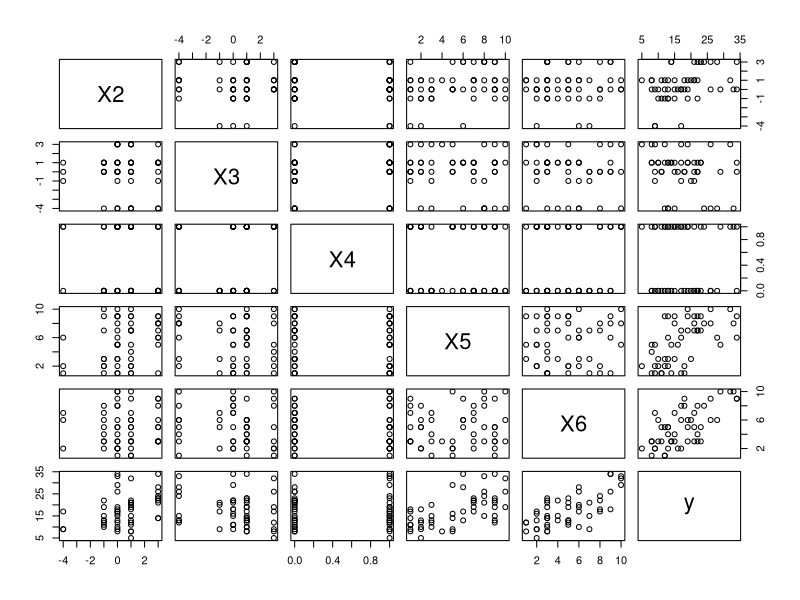
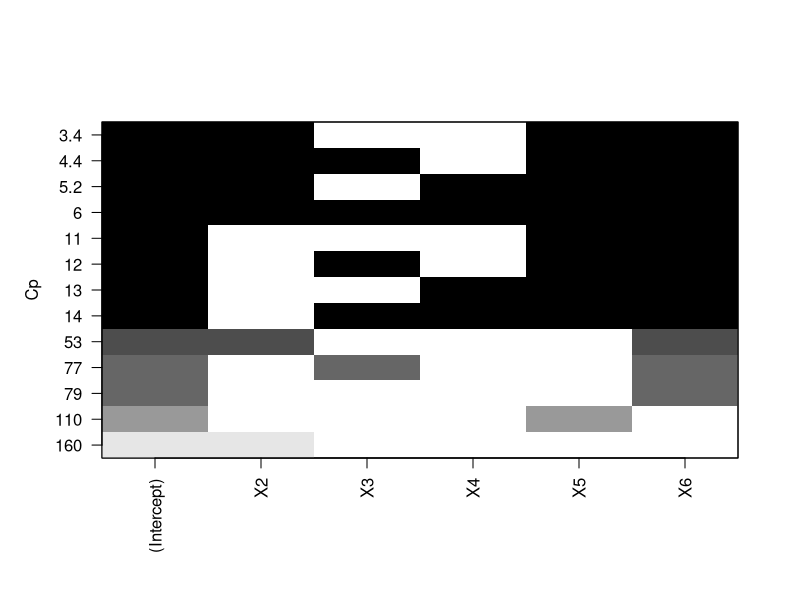
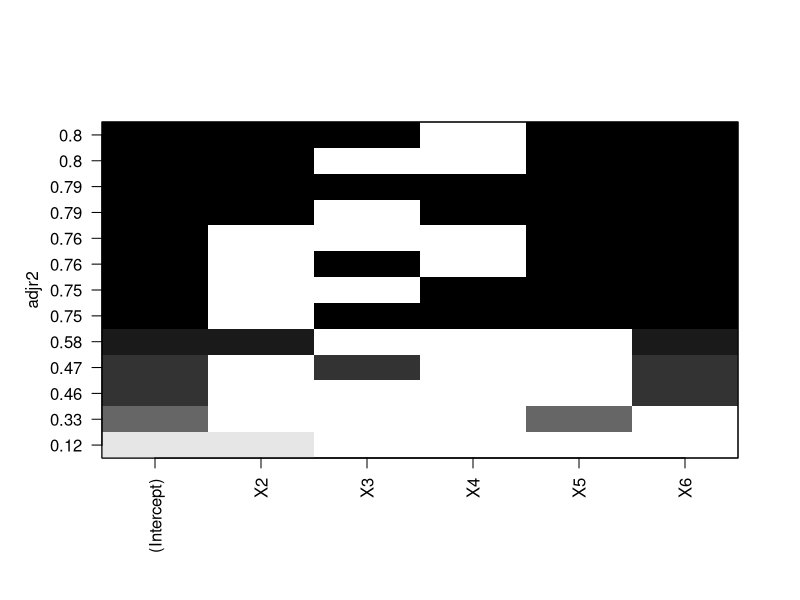
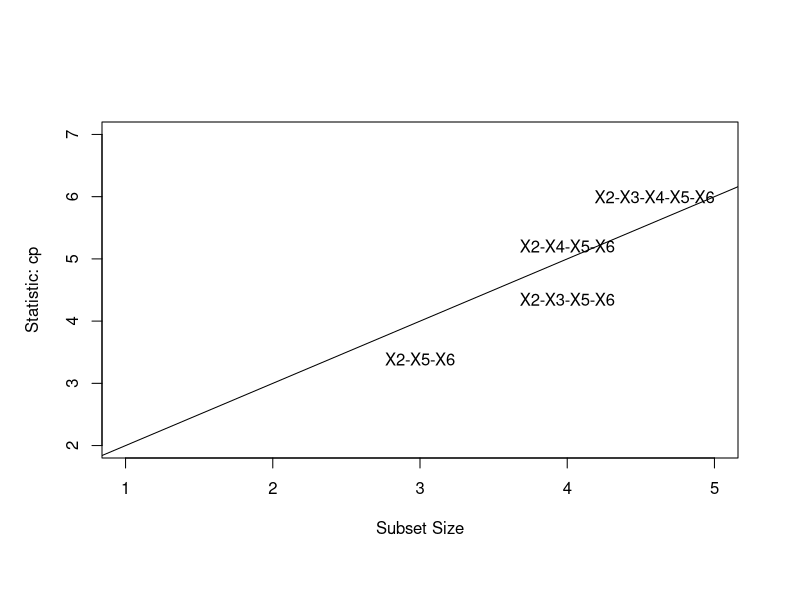

Generate these figures, in order, with R:
library(leaps)

##a
DataA<-data.frame(V1=c(1,1,0),V2=c(2,0,0),V3=c(3,1,1))
A<-cbind(DataA$V1,DataA$V2,DataA$V3)


##b
set.seed(2266);Z<-matrix(rnorm(600),3,200)
round(Z[,1:5],3)

##c

V<-A%*%Z
round(V[,1:5],3)


##d
cov(t(V))




##Q4
v<-c(-4,1,3,0,0,-1,1)

set.seed(2466)
X<-cbind(1,sample(v,50,replace = TRUE),
         sample(v,50,replace = TRUE),
         sample(c(0,1),50,replace = TRUE),
         sample(1:10,50,replace = TRUE),
         sample(1:10,50,replace = TRUE))
colnames(X)<-c("X1","X2","X3","X4","X5","X6")
head(X)


##c
set.seed(2488);eps<-sample(c(-5,-4,-3,-2,-1,1,2,3,4,5),50,replace = TRUE)
var(eps)

beta<-cbind(c(2,1,0,0,1,2))
y<-X%*%beta+eps
HW3data<-data.frame(X[,-1],y)

##f
cor(HW3data)

pairs(HW3data)

##g
Hw3full<-lm(y~X2+X3+X4+X5+X6,data = HW3data)
Hw3null<-lm(y~1,data = HW3data)
summary(Hw3full)
summary(Hw3null)

##h

Hw3regs<-regsubsets(y~.,nbest = 3,data = HW3data)
plot(Hw3regs,scale = "Cp")
plot(Hw3regs,scale = "adjr2")

##i
summary(Hw3regs)$outmat
summary(Hw3regs)$cp
summary(Hw3regs)$adjr2
summary(Hw3regs)$rss

##j
library(car)
subsets(Hw3regs,statistic="cp",legend=FALSE,ylim=c(2,7))
abline(1,1)

##k
step(Hw3full,direction = "backward",
     scale = summary(Hw3full)$sigma^2,trace = TRUE)
step(Hw3null,scope=list(lower=Hw3null,upper=Hw3full),
     direction = "forward",scale = summary(Hw3full)$sigma^2,trace = TRUE)
step(Hw3full,scope = list(lower=Hw3null,upper=Hw3full),
     direction = "both",scale=summary(Hw3full)$sigma^2,trace = TRUE)

##i
